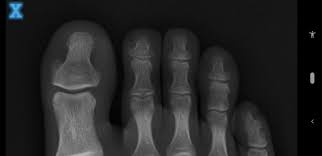
//> input picture images.jfif, 322 x 156 px
$ ./task   (built with g++ and OpenCV 4)
//> lines starting //> are read from the running program, lines starting //| are printed output that depends on the picture
#include<opencv2\core.hpp>
#include<opencv2\highgui.hpp>
#include<opencv2\imgcodecs.hpp>
#include<opencv2\imgproc.hpp>

using namespace cv;

class Histogram {
public:
	Mat calc_histogram(Mat scr) {
		Mat hist;
		hist = Mat::zeros(256, 1, CV_32F);
		scr.convertTo(scr, CV_32F);
		double value = 0;
		for (int i = 0; i < scr.rows; i++)
		{
			for (int j = 0; j < scr.cols; j++)
			{
				value = scr.at<float>(i, j);
				hist.at<float>(value) = hist.at<float>(value) + 1;
			}
		}
		return hist;
	}

	void plot_histogram(Mat histogram,const char *name) {
		Mat histogram_image(400, 512, CV_8UC3, Scalar(0, 0, 0));
		Mat normalized_histogram;
		normalize(histogram, normalized_histogram, 0, 400, NORM_MINMAX, -1, Mat());

		for (int i = 0; i < 256; i++)
		{
			rectangle(histogram_image, Point(2 * i, histogram_image.rows - normalized_histogram.at<float>(i)),
				Point(2 * (i + 1), histogram_image.rows), Scalar(255, 0, 0));
		}

		namedWindow(name, WINDOW_AUTOSIZE);
		imshow(name, histogram_image);
	}
};

void main() {

	Mat img,weighted_hist;
	img = imread("C:\\Users\\Monisha\\Desktop\\cernue\\task\\images.jfif", 0);
//> img: 156 rows x 322 cols, CV_8UC1; min 0, max 181, mean 38
	imshow("original image", img);


	Histogram H1,H2;
	Mat hist = H1.calc_histogram(img);
//> after the loop in calc_histogram, `for (int i = 0; i < scr.rows; i++)`: value = 0; hist = 256 values, max 3522 at index 0, min 0 at index 171, mean 196.2
	H1.plot_histogram(hist,"ORIGINAL_HISTOGRAM");
//> in plot_histogram, `normalize(histogram, normalized_histogram, 0, 400, NORM_MINMAX, -1, Ma..`: normalized_histogram = 256 values, max 400 at index 0, min 0 at index 171, mean 22.28
//> after the loop in plot_histogram, `for (int i = 0; i < 256; i++)`:
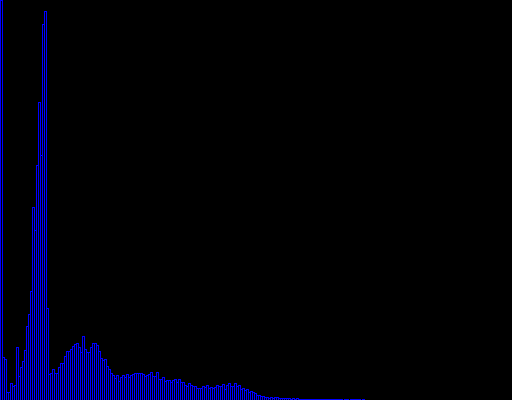
//> histogram_image: 400 rows x 512 cols, CV_8UC3; mean B, G, R 8.7, 0, 0

	weighted_hist = hist / sum(hist);
//> weighted_hist = 256 values, max 0.0701 at index 0, min 0 at index 171, mean 0.00391

	// calculate cumulative histogram
	Mat acc_hist = Mat::zeros(weighted_hist.size(), weighted_hist.type());
//> acc_hist = 256 values from 0 to 0
	acc_hist.at<float>(0) = weighted_hist.at<float>(0);
//> acc_hist = 256 values, max 0.0701 at index 0, min 0 at index 1, mean 0.000274
	for (int i = 1; i < 256; i++)
	{
		acc_hist.at<float>(i) = weighted_hist.at<float>(i) + acc_hist.at<float>(i - 1);
	}
//> after the loop, acc_hist = 256 values from 0.0701 to 1
	acc_hist = acc_hist * 255;
//> acc_hist = 256 values from 17.88 to 255

	Mat imgClone = Mat::zeros(img.size(), CV_32FC1);
	img.convertTo(imgClone, CV_32FC1);
	Mat output = Mat::zeros(img.size(), CV_32FC1);
	for (int m = 0; m < img.rows; m++)
	{
		for (int n = 0; n < img.cols; n++)
		{
			output.at<float>(m, n) = acc_hist.at<float>(imgClone.at<float>(m, n));
		}
	}
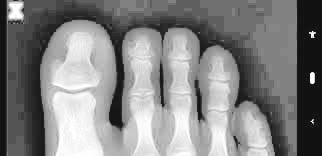
//> output: 156 rows x 322 cols, CV_32FC1; min 17.88, max 255, mean 130.8
	output.convertTo(output, CV_8UC1);
//> output: 156 rows x 322 cols, CV_8UC1
	imshow("equalized image", output);

	Mat new_hist = H2.calc_histogram(output);
//> new_hist = 256 values, max 3522 at index 18, min 0 at index 0, mean 196.2
	H2.plot_histogram(new_hist,"NEW_HISTOGRAM");
//> call 2 of plot_histogram, with name = "NEW_HISTOGRAM"
//> in plot_histogram (call 2), `normalize(histogram, normalized_histogram, 0, 400, NORM_MINMAX, -1, Ma..`: normalized_histogram = 256 values, max 400 at index 18, min 0 at index 0, mean 22.28
//> after the loop in plot_histogram (call 2), `for (int i = 0; i < 256; i++)`:
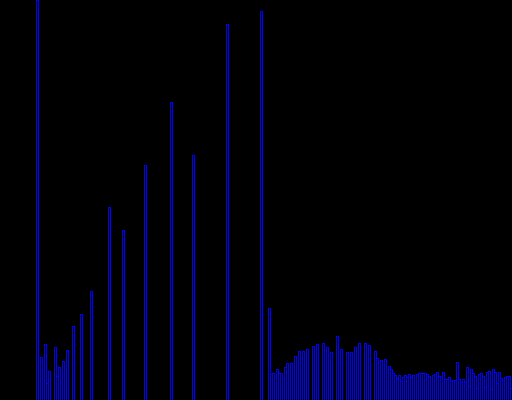
//> histogram_image: 400 rows x 512 cols, CV_8UC3; mean B, G, R 12.6, 0, 0


	waitKey(0);

}
